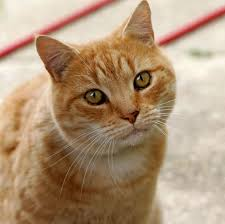
#> input picture Actividad_Transformaciones_geometricas_21121510/gato.jpg, 225 x 224 px
$ python Actividad_Transformaciones_geometricas_.py
#> lines starting #> are read from the running program, lines starting #| are printed output that depends on the picture
import cv2 as cv
import numpy as np
import math

img = cv.imread('gato.jpg', 0)
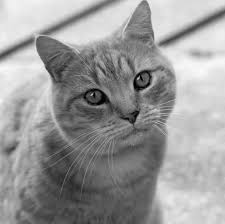
#> img: shape (224, 225); min 0, max 252, mean 153.8
x, y = img.shape
#> x = 224; y = 225

traslated_img = np.zeros((x,y), dtype=np.uint8)
for i in range(x):
    for j in range(y):
        traslated_img[int(i*0.5)+60,int(j*0.5)+50] = img[i,j]
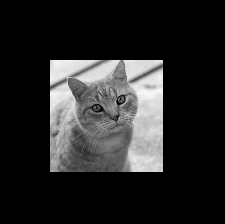
#> traslated_img: shape (224, 225); min 0, max 251, mean 38.6

#Crear una imagen vacia para almacenar el resultado
rotated_img = np.zeros((x*2, y*2), dtype = np.uint8)
xx, yy = rotated_img.shape
#> xx = 448; yy = 450
#Calcular el centro de la imagen
cx, cy = int(y // 2),int(x // 2)
#> cx = 112; cy = 112

#Definir el angulo de rotacion en grados y convertirlo a radianes
angle = 45
theta = math.radians(angle)

#Rotar la imagen
for i in range(x):
    for j in range(y):
        new_x = int((j - cx) * math.cos(theta) - (i - cy) * math.sin(theta) + cx)
        new_y = int((j - cx) * math.sin(theta) + (i - cy) * math.cos(theta) + cy)
        if 0 <= new_x < y and 0 <= new_y < x:
            rotated_img[new_y, new_x] = img[i,j]
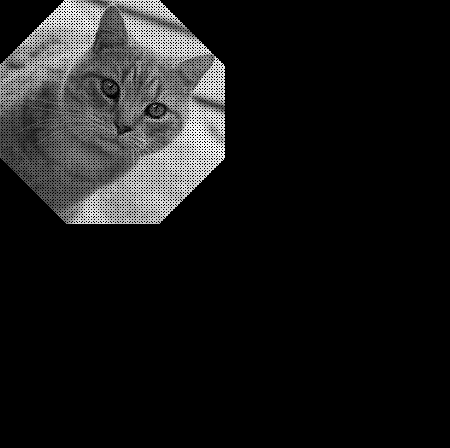
#> rotated_img: shape (448, 450); min 0, max 251, mean 25.2

#Definir el factor de escala
scale_x, scale_y =0.8, 0.8

#Crear una nueva imagen para almacenar el escalado
scaled_img = np.zeros((int(x * scale_y), int(y * scale_x)), dtype=np.uint8)

#Aplicar el escalado
for i in range(int(x * scale_y)):
    for j in range(int(y * scale_x)):
        orig_x = int(i * scale_y)
        orig_y = int(j * scale_x)
        if 0 <= orig_x < x and 0 <= orig_y < y:
            scaled_img[i, j] = img[orig_x, orig_y]
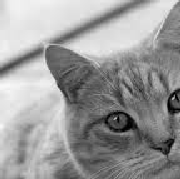
#> scaled_img: shape (179, 180); min 0, max 248, mean 154.8

cv.imshow('imagen normal', img)
cv.imshow('imagen trasladada', traslated_img)
cv.imshow('imagen rotada (modo raw)', rotated_img)
cv.imshow('Imagen Escalada (modo raw)', scaled_img)

cv.waitKey()
cv.destroyWindow
